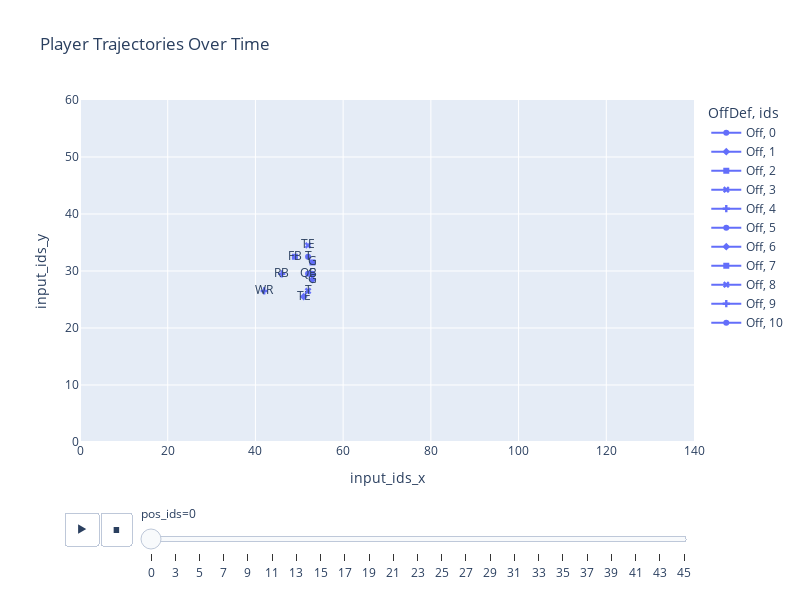

Source (notebook cell):
### Code cell
import plotly.express as px

fig = px.line(plot, x="input_ids_x", y="input_ids_y", animation_frame="pos_ids", color="OffDef", symbol="ids",
                 text="position_ids", title="Player Trajectories Over Time",
                 range_x=[0, 140], range_y=[0, 60], # Set X and Y axis ranges
                 line_shape="linear",  # Draw lines connecting points
                 render_mode="svg")  # Render mode for smoother lines

# Customize the appearance of the plot
fig.update_traces(marker=dict(size=10), selector=dict(mode='lines'))
fig.update_layout(width=800, height=600)

### Figure 1 — Plotly figure (JSON) as saved in the notebook; plotly's stock layout.template omitted (floating-point values rounded to 4 significant figures)
{"data": [{"hovertemplate": "OffDef=Off<br>ids=0<br>pos_ids=0<br>input_ids_x=%{x}<br>input_ids_y=%{y}<br>position_ids=%{text}<extra></extra>", "legendgroup": "Off, 0", "line": {"color": "#636efa", "dash": "solid", "shape": "linear"}, "marker": {"symbol": "circle"}, "mode": "lines+markers+text", "name": "Off, 0", "orientation": "v", "showlegend": true, "text": ["T"], "type": "scatter", "x": [52], "xaxis": "x", "y": [32.5], "yaxis": "y"}, {"hovertemplate": "OffDef=Off<br>ids=1<br>pos_ids=0<br>input_ids_x=%{x}<br>input_ids_y=%{y}<br>position_ids=%{text}<extra></extra>", "legendgroup": "Off, 1", "line": {"color": "#636efa", "dash": "solid", "shape": "linear"}, "marker": {"symbol": "diamond"}, "mode": "lines+markers+text", "name": "Off, 1", "orientation": "v", "showlegend": true, "text": ["TE"], "type": "scatter", "x": [51], "xaxis": "x", "y": [25.5], "yaxis": "y"}, {"hovertemplate": "OffDef=Off<br>ids=2<br>pos_ids=0<br>input_ids_x=%{x}<br>input_ids_y=%{y}<br>position_ids=%{text}<extra></extra>", "legendgroup": "Off, 2", "line": {"color": "#636efa", "dash": "solid", "shape": "linear"}, "marker": {"symbol": "square"}, "mode": "lines+markers+text", "name": "Off, 2", "orientation": "v", "showlegend": true, "text": ["G"], "type": "scatter", "x": [53], "xaxis": "x", "y": [31.5], "yaxis": "y"}, {"hovertemplate": "OffDef=Off<br>ids=3<br>pos_ids=0<br>input_ids_x=%{x}<br>input_ids_y=%{y}<br>position_ids=%{text}<extra></extra>", "legendgroup": "Off, 3", "line": {"color": "#636efa", "dash": "solid", "shape": "linear"}, "marker": {"symbol": "x"}, "mode": "lines+markers+text", "name": "Off, 3", "orientation": "v", "showlegend": true, "text": ["T"], "type": "scatter", "x": [52], "xaxis": "x", "y": [26.5], "yaxis": "y"}, {"hovertemplate": "OffDef=Off<br>ids=4<br>pos_ids=0<br>input_ids_x=%{x}<br>input_ids_y=%{y}<br>position_ids=%{text}<extra></extra>", "legendgroup": "Off, 4", "line": {"color": "#636efa", "dash": "solid", "shape": "linear"}, "marker": {"symbol": "cross"}, "mode": "lines+markers+text", "name": "Off, 4", "orientation": "v", "showlegend": true, "text": ["RB"], "type": "scatter", "x": [46], "xaxis": "x", "y": [29.5], "yaxis": "y"}, {"hovertemplate": "OffDef=Off<br>ids=5<br>pos_ids=0<br>input_ids_x=%{x}<br>input_ids_y=%{y}<br>position_ids=%{text}<extra></extra>", "legendgroup": "Off, 5", "line": {"color": "#636efa", "dash": "solid", "shape": "linear"}, "marker": {"symbol": "circle"}, "mode": "lines+markers+text", "name": "Off, 5", "orientation": "v", "showlegend": true, "text": ["C"], "type": "scatter", "x": [53], "xaxis": "x", "y": [29.5], "yaxis": "y"}, {"hovertemplate": "OffDef=Off<br>ids=6<br>pos_ids=0<br>input_ids_x=%{x}<br>input_ids_y=%{y}<br>position_ids=%{text}<extra></extra>", "legendgroup": "Off, 6", "line": {"color": "#636efa", "dash": "solid", "shape": "linear"}, "marker": {"symbol": "diamond"}, "mode": "lines+markers+text", "name": "Off, 6", "orientation": "v", "showlegend": true, "text": ["G"], "type": "scatter", "x": [53], "xaxis": "x", "y": [28.5], "yaxis": "y"}, {"hovertemplate": "OffDef=Off<br>ids=7<br>pos_ids=0<br>input_ids_x=%{x}<br>input_ids_y=%{y}<br>position_ids=%{text}<extra></extra>", "legendgroup": "Off, 7", "line": {"color": "#636efa", "dash": "solid", "shape": "linear"}, "marker": {"symbol": "square"}, "mode": "lines+markers+text", "name": "Off, 7", "orientation": "v", "showlegend": true, "text": ["FB"], "type": "scatter", "x": [49], "xaxis": "x", "y": [32.5], "yaxis": "y"}, {"hovertemplate": "OffDef=Off<br>ids=8<br>pos_ids=0<br>input_ids_x=%{x}<br>input_ids_y=%{y}<br>position_ids=%{text}<extra></extra>", "legendgroup": "Off, 8", "line": {"color": "#636efa", "dash": "solid", "shape": "linear"}, "marker": {"symbol": "x"}, "mode": "lines+markers+text", "name": "Off, 8", "orientation": "v", "showlegend": true, "text": ["TE"], "type": "scatter", "x": [52], "xaxis": "x", "y": [34.5], "yaxis": "y"}, {"hovertemplate": "OffDef=Off<br>ids=9<br>pos_ids=0<br>input_ids_x=%{x}<br>input_ids_y=%{y}<br>position_ids=%{text}<extra></extra>", "legendgroup": "Off, 9", "line": {"color": "#636efa", "dash": "solid", "shape": "linear"}, "marker": {"symbol": "cross"}, "mode": "lines+markers+text", "name": "Off, 9", "orientation": "v", "showlegend": true, "text": ["WR"], "type": "scatter", "x": [42], "xaxis": "x", "y": [26.5], "yaxis": "y"}, {"hovertemplate": "OffDef=Off<br>ids=10<br>pos_ids=0<br>input_ids_x=%{x}<br>input_ids_y=%{y}<br>position_ids=%{text}<extra></extra>", "legendgroup": "Off, 10", "line": {"color": "#636efa", "dash": "solid", "shape": "linear"}, "marker": {"symbol": "circle"}, "mode": "lines+markers+text", "name": "Off, 10", "orientation": "v", "showlegend": true, "text": ["QB"], "type": "scatter", "x": [52], "xaxis": "x", "y": [29.5], "yaxis": "y"}], "layout": {"height": 600, "legend": {"title": {"text": "OffDef, ids"}, "tracegroupgap": 0}, "sliders": [{"active": 0, "currentvalue": {"prefix": "pos_ids="}, "len": 0.9, "pad": {"b": 10, "t": 60}, "steps": [{"args": [["0"], {"frame": {"duration": 0, "redraw": false}, "fromcurrent": true, "mode": "immediate", "transition": {"duration": 0, "easing": "linear"}}], "label": "0", "method": "animate"}, {"args": [["3"], {"frame": {"duration": 0, "redraw": false}, "fromcurrent": true, "mode": "immediate", "transition": {"duration": 0, "easing": "linear"}}], "label": "3", "method": "animate"}, {"args": [["5"], {"frame": {"duration": 0, "redraw": false}, "fromcurrent": true, "mode": "immediate", "transition": {"duration": 0, "easing": "linear"}}], "label": "5", "method": "animate"}, {"args": [["7"], {"frame": {"duration": 0, "redraw": false}, "fromcurrent": true, "mode": "immediate", "transition": {"duration": 0, "easing": "linear"}}], "label": "7", "method": "animate"}, {"args": [["9"], {"frame": {"duration": 0, "redraw": false}, "fromcurrent": true, "mode": "immediate", "transition": {"duration": 0, "easing": "linear"}}], "label": "9", "method": "animate"}, {"args": [["11"], {"frame": {"duration": 0, "redraw": false}, "fromcurrent": true, "mode": "immediate", "transition": {"duration": 0, "easing": "linear"}}], "label": "11", "method": "animate"}, {"args": [["13"], {"frame": {"duration": 0, "redraw": false}, "fromcurrent": true, "mode": "immediate", "transition": {"duration": 0, "easing": "linear"}}], "label": "13", "method": "animate"}, {"args": [["15"], {"frame": {"duration": 0, "redraw": false}, "fromcurrent": true, "mode": "immediate", "transition": {"duration": 0, "easing": "linear"}}], "label": "15", "method": "animate"}, {"args": [["17"], {"frame": {"duration": 0, "redraw": false}, "fromcurrent": true, "mode": "immediate", "transition": {"duration": 0, "easing": "linear"}}], "label": "17", "method": "animate"}, {"args": [["19"], {"frame": {"duration": 0, "redraw": false}, "fromcurrent": true, "mode": "immediate", "transition": {"duration": 0, "easing": "linear"}}], "label": "19", "method": "animate"}, {"args": [["21"], {"frame": {"duration": 0, "redraw": false}, "fromcurrent": true, "mode": "immediate", "transition": {"duration": 0, "easing": "linear"}}], "label": "21", "method": "animate"}, {"args": [["23"], {"frame": {"duration": 0, "redraw": false}, "fromcurrent": true, "mode": "immediate", "transition": {"duration": 0, "easing": "linear"}}], "label": "23", "method": "animate"}, {"args": [["25"], {"frame": {"duration": 0, "redraw": false}, "fromcurrent": true, "mode": "immediate", "transition": {"duration": 0, "easing": "linear"}}], "label": "25", "method": "animate"}, {"args": [["27"], {"frame": {"duration": 0, "redraw": false}, "fromcurrent": true, "mode": "immediate", "transition": {"duration": 0, "easing": "linear"}}], "label": "27", "method": "animate"}, {"args": [["29"], {"frame": {"duration": 0, "redraw": false}, "fromcurrent": true, "mode": "immediate", "transition": {"duration": 0, "easing": "linear"}}], "label": "29", "method": "animate"}, {"args": [["31"], {"frame": {"duration": 0, "redraw": false}, "fromcurrent": true, "mode": "immediate", "transition": {"duration": 0, "easing": "linear"}}], "label": "31", "method": "animate"}, {"args": [["33"], {"frame": {"duration": 0, "redraw": false}, "fromcurrent": true, "mode": "immediate", "transition": {"duration": 0, "easing": "linear"}}], "label": "33", "method": "animate"}, {"args": [["35"], {"frame": {"duration": 0, "redraw": false}, "fromcurrent": true, "mode": "immediate", "transition": {"duration": 0, "easing": "linear"}}], "label": "35", "method": "animate"}, {"args": [["37"], {"frame": {"duration": 0, "redraw": false}, "fromcurrent": true, "mode": "immediate", "transition": {"duration": 0, "easing": "linear"}}], "label": "37", "method": "animate"}, {"args": [["39"], {"frame": {"duration": 0, "redraw": false}, "fromcurrent": true, "mode": "immediate", "transition": {"duration": 0, "easing": "linear"}}], "label": "39", "method": "animate"}, {"args": [["41"], {"frame": {"duration": 0, "redraw": false}, "fromcurrent": true, "mode": "immediate", "transition": {"duration": 0, "easing": "linear"}}], "label": "41", "method": "animate"}, {"args": [["43"], {"frame": {"duration": 0, "redraw": false}, "fromcurrent": true, "mode": "immediate", "transition": {"duration": 0, "easing": "linear"}}], "label": "43", "method": "animate"}, {"args": [["45"], {"frame": {"duration": 0, "redraw": false}, "fromcurrent": true, "mode": "immediate", "transition": {"duration": 0, "easing": "linear"}}], "label": "45", "method": "animate"}], "x": 0.1, "xanchor": "left", "y": 0, "yanchor": "top"}], "title": {"text": "Player Trajectories Over Time"}, "updatemenus": [{"buttons": [{"args": [null, {"frame": {"duration": 500, "redraw": false}, "fromcurrent": true, "mode": "immediate", "transition": {"duration": 500, "easing": "linear"}}], "label": "&#9654;", "method": "animate"}, {"args": [[null], {"frame": {"duration": 0, "redraw": false}, "fromcurrent": true, "mode": "immediate", "transition": {"duration": 0, "easing": "linear"}}], "label": "&#9724;", "method": "animate"}], "direction": "left", "pad": {"r": 10, "t": 70}, "showactive": false, "type": "buttons", "x": 0.1, "xanchor": "right", "y": 0, "yanchor": "top"}], "width": 800, "xaxis": {"anchor": "y", "domain": [0, 1], "range": [0, 140], "title": {"text": "input_ids_x"}}, "yaxis": {"anchor": "x", "domain": [0, 1], "range": [0, 60], "title": {"text": "input_ids_y"}}}}
